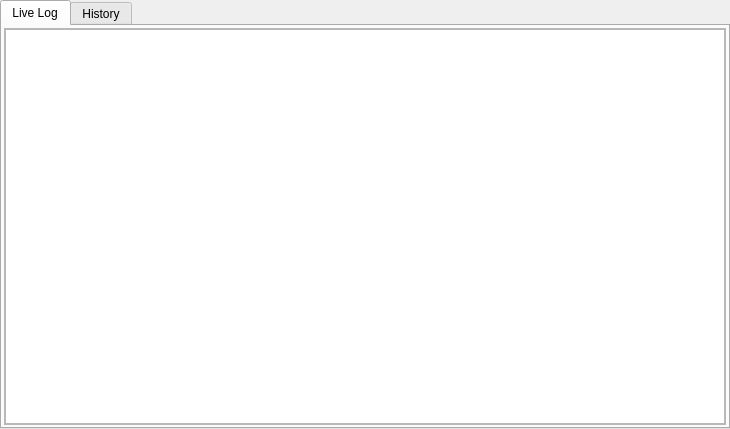
<?xml version="1.0" encoding="UTF-8"?>
<ui version="4.0">
 <class>OperationLogWidget</class>
 <widget class="QWidget" name="OperationLogWidget">
  <property name="geometry">
   <rect>
    <x>0</x>
    <y>0</y>
    <width>730</width>
    <height>429</height>
   </rect>
  </property>
  <property name="windowTitle">
   <string>Form</string>
  </property>
  <layout class="QVBoxLayout" name="verticalLayout">
   <property name="spacing">
    <number>0</number>
   </property>
   <property name="leftMargin">
    <number>0</number>
   </property>
   <property name="topMargin">
    <number>0</number>
   </property>
   <property name="rightMargin">
    <number>0</number>
   </property>
   <property name="bottomMargin">
    <number>0</number>
   </property>
   <item>
    <widget class="QTabWidget" name="tabWidget">
     <property name="currentIndex">
      <number>0</number>
     </property>
     <widget class="QWidget" name="tabLiveLog">
      <attribute name="title">
       <string>Live Log</string>
      </attribute>
      <layout class="QVBoxLayout" name="verticalLayout_2">
       <property name="spacing">
        <number>2</number>
       </property>
       <property name="leftMargin">
        <number>2</number>
       </property>
       <property name="topMargin">
        <number>2</number>
       </property>
       <property name="rightMargin">
        <number>2</number>
       </property>
       <property name="bottomMargin">
        <number>2</number>
       </property>
       <item>
        <widget class="QScrollArea" name="scrollArea">
         <property name="widgetResizable">
          <bool>true</bool>
         </property>
         <widget class="QWidget" name="scrollAreaWidgetContents">
          <property name="geometry">
           <rect>
            <x>0</x>
            <y>0</y>
            <width>718</width>
            <height>395</height>
           </rect>
          </property>
          <layout class="QVBoxLayout" name="verticalLayout_3">
           <property name="spacing">
            <number>0</number>
           </property>
           <property name="leftMargin">
            <number>0</number>
           </property>
           <property name="topMargin">
            <number>0</number>
           </property>
           <property name="rightMargin">
            <number>0</number>
           </property>
           <property name="bottomMargin">
            <number>0</number>
           </property>
           <item>
            <widget class="QTableView" name="tableViewLiveLog"/>
           </item>
          </layout>
         </widget>
        </widget>
       </item>
      </layout>
     </widget>
     <widget class="QWidget" name="tabHistoryLog">
      <attribute name="title">
       <string>History</string>
      </attribute>
      <layout class="QVBoxLayout" name="verticalLayout_6" stretch="3,8,1">
       <property name="spacing">
        <number>2</number>
       </property>
       <property name="leftMargin">
        <number>2</number>
       </property>
       <property name="topMargin">
        <number>2</number>
       </property>
       <property name="rightMargin">
        <number>2</number>
       </property>
       <property name="bottomMargin">
        <number>2</number>
       </property>
       <item>
        <widget class="QWidget" name="widget_6" native="true">
         <layout class="QVBoxLayout" name="verticalLayout_4">
          <property name="spacing">
           <number>2</number>
          </property>
          <property name="leftMargin">
           <number>1</number>
          </property>
          <property name="topMargin">
           <number>1</number>
          </property>
          <property name="rightMargin">
           <number>1</number>
          </property>
          <property name="bottomMargin">
           <number>1</number>
          </property>
          <item>
           <widget class="QCheckBox" name="checkBoxAll">
            <property name="text">
             <string>All</string>
            </property>
           </widget>
          </item>
          <item>
           <widget class="QWidget" name="widget_3" native="true">
            <layout class="QHBoxLayout" name="horizontalLayout_3">
             <property name="spacing">
              <number>2</number>
             </property>
             <property name="leftMargin">
              <number>2</number>
             </property>
             <property name="topMargin">
              <number>2</number>
             </property>
             <property name="rightMargin">
              <number>2</number>
             </property>
             <property name="bottomMargin">
              <number>2</number>
             </property>
             <item>
              <widget class="QCheckBox" name="checkBoxLogType">
               <property name="text">
                <string>Log Type</string>
               </property>
              </widget>
             </item>
             <item>
              <widget class="QComboBox" name="comboBoxLogType">
               <property name="maximumSize">
                <size>
                 <width>100</width>
                 <height>16777215</height>
                </size>
               </property>
              </widget>
             </item>
            </layout>
           </widget>
          </item>
          <item>
           <widget class="QWidget" name="widget_5" native="true">
            <layout class="QHBoxLayout" name="horizontalLayout_5">
             <property name="spacing">
              <number>6</number>
             </property>
             <property name="leftMargin">
              <number>2</number>
             </property>
             <property name="topMargin">
              <number>2</number>
             </property>
             <property name="rightMargin">
              <number>2</number>
             </property>
             <property name="bottomMargin">
              <number>2</number>
             </property>
             <item>
              <widget class="QCheckBox" name="checkBoxRecordTime">
               <property name="text">
                <string>Record Time：</string>
               </property>
              </widget>
             </item>
             <item>
              <spacer name="horizontalSpacer_2">
               <property name="orientation">
                <enum>Qt::Horizontal</enum>
               </property>
               <property name="sizeHint" stdset="0">
                <size>
                 <width>40</width>
                 <height>20</height>
                </size>
               </property>
              </spacer>
             </item>
             <item>
              <widget class="QLineEdit" name="lineEditRecordStartTime">
               <property name="maximumSize">
                <size>
                 <width>400</width>
                 <height>16777215</height>
                </size>
               </property>
               <property name="readOnly">
                <bool>true</bool>
               </property>
              </widget>
             </item>
             <item>
              <widget class="QLabel" name="label">
               <property name="text">
                <string>To</string>
               </property>
              </widget>
             </item>
             <item>
              <widget class="QLineEdit" name="lineEditRecordEndTime">
               <property name="maximumSize">
                <size>
                 <width>400</width>
                 <height>16777215</height>
                </size>
               </property>
               <property name="readOnly">
                <bool>true</bool>
               </property>
              </widget>
             </item>
             <item>
              <widget class="QPushButton" name="pushButtonSetRecordTime">
               <property name="minimumSize">
                <size>
                 <width>100</width>
                 <height>0</height>
                </size>
               </property>
               <property name="text">
                <string>Set</string>
               </property>
              </widget>
             </item>
            </layout>
           </widget>
          </item>
          <item>
           <widget class="QWidget" name="widget_7" native="true">
            <layout class="QHBoxLayout" name="horizontalLayout_6">
             <property name="spacing">
              <number>6</number>
             </property>
             <property name="leftMargin">
              <number>2</number>
             </property>
             <property name="topMargin">
              <number>2</number>
             </property>
             <property name="rightMargin">
              <number>2</number>
             </property>
             <property name="bottomMargin">
              <number>2</number>
             </property>
             <item>
              <widget class="QLineEdit" name="lineEditKeyword">
               <property name="minimumSize">
                <size>
                 <width>400</width>
                 <height>0</height>
                </size>
               </property>
              </widget>
             </item>
             <item>
              <widget class="QPushButton" name="pushButtonSearch">
               <property name="minimumSize">
                <size>
                 <width>100</width>
                 <height>0</height>
                </size>
               </property>
               <property name="text">
                <string>Search</string>
               </property>
              </widget>
             </item>
             <item>
              <widget class="QPushButton" name="pushButtonPre">
               <property name="text">
                <string>Pre</string>
               </property>
              </widget>
             </item>
             <item>
              <widget class="QPushButton" name="pushButtonNext">
               <property name="text">
                <string>Next</string>
               </property>
              </widget>
             </item>
             <item>
              <widget class="QLabel" name="labelPageInfo">
               <property name="text">
                <string>0/100</string>
               </property>
              </widget>
             </item>
             <item>
              <spacer name="horizontalSpacer">
               <property name="orientation">
                <enum>Qt::Horizontal</enum>
               </property>
               <property name="sizeHint" stdset="0">
                <size>
                 <width>751</width>
                 <height>20</height>
                </size>
               </property>
              </spacer>
             </item>
            </layout>
           </widget>
          </item>
         </layout>
        </widget>
       </item>
       <item>
        <widget class="QScrollArea" name="scrollArea_2">
         <property name="widgetResizable">
          <bool>true</bool>
         </property>
         <widget class="QWidget" name="scrollAreaWidgetContents_2">
          <property name="geometry">
           <rect>
            <x>0</x>
            <y>0</y>
            <width>718</width>
            <height>250</height>
           </rect>
          </property>
          <layout class="QVBoxLayout" name="verticalLayout_5">
           <property name="spacing">
            <number>0</number>
           </property>
           <property name="leftMargin">
            <number>0</number>
           </property>
           <property name="topMargin">
            <number>0</number>
           </property>
           <property name="rightMargin">
            <number>0</number>
           </property>
           <property name="bottomMargin">
            <number>0</number>
           </property>
           <item>
            <widget class="QTableView" name="tableViewHistoryLog">
             <property name="sizePolicy">
              <sizepolicy hsizetype="Expanding" vsizetype="Expanding">
               <horstretch>0</horstretch>
               <verstretch>0</verstretch>
              </sizepolicy>
             </property>
            </widget>
           </item>
          </layout>
         </widget>
        </widget>
       </item>
       <item>
        <widget class="PaginationWidget" name="widgetPaginate" native="true">
         <property name="minimumSize">
          <size>
           <width>0</width>
           <height>20</height>
          </size>
         </property>
        </widget>
       </item>
      </layout>
     </widget>
    </widget>
   </item>
  </layout>
 </widget>
 <customwidgets>
  <customwidget>
   <class>PaginationWidget</class>
   <extends>QWidget</extends>
   <header>paginationwidget.h</header>
   <container>1</container>
  </customwidget>
 </customwidgets>
 <resources/>
 <connections/>
</ui>
